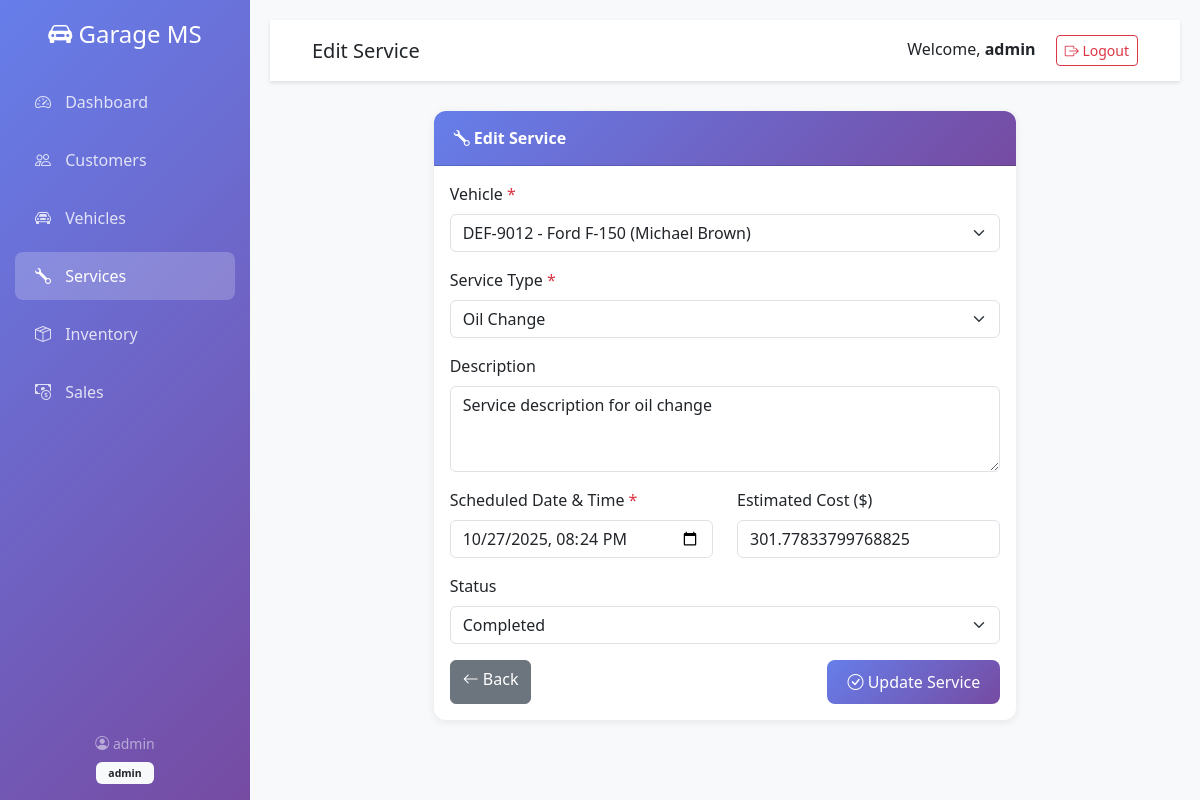
The page /services/edit/1 (signed in) on the database its author committed.
### app.py (models this page shows, shortened)
class User(UserMixin, db.Model):
    id = db.Column(db.Integer, primary_key=True)
    username = db.Column(db.String(80), unique=True, nullable=False)
    email = db.Column(db.String(120), unique=True, nullable=False)
    password_hash = db.Column(db.String(255), nullable=False)
    role = db.Column(db.String(20), default='staff')  # admin, staff
    created_at = db.Column(db.DateTime, default=datetime.utcnow)

class Service(db.Model):
    id = db.Column(db.Integer, primary_key=True)
    vehicle_id = db.Column(db.Integer, db.ForeignKey('vehicle.id'), nullable=False)
    service_type = db.Column(db.String(100), nullable=False)
    description = db.Column(db.Text)
    status = db.Column(db.String(20), default='pending')  # pending, in_progress, completed, cancelled
    cost = db.Column(db.Float, default=0.0)
    scheduled_date = db.Column(db.DateTime, nullable=False)
    completed_date = db.Column(db.DateTime)
    created_by = db.Column(db.Integer, db.ForeignKey('user.id'))
    created_at = db.Column(db.DateTime, default=datetime.utcnow)
    parts_used = db.relationship('ServicePart', backref='service', lazy=True, cascade='all, delete-orphan')

class Vehicle(db.Model):
    id = db.Column(db.Integer, primary_key=True)
    customer_id = db.Column(db.Integer, db.ForeignKey('customer.id'), nullable=False)
    make = db.Column(db.String(50), nullable=False)
    model = db.Column(db.String(50), nullable=False)
    year = db.Column(db.Integer, nullable=False)
    license_plate = db.Column(db.String(20), unique=True, nullable=False)
    vin = db.Column(db.String(50))
    color = db.Column(db.String(30))
    created_at = db.Column(db.DateTime, default=datetime.utcnow)
    services = db.relationship('Service', backref='vehicle', lazy=True)

### app.py (the view, shortened to what this page needs)
@app.route('/services/edit/<int:id>', methods=['GET', 'POST'])
@login_required
def edit_service(id):
    service = Service.query.get_or_404(id)
    vehicles = Vehicle.query.order_by(Vehicle.license_plate).all()
    return render_template('service_form.html', service=service, vehicles=vehicles)

### app.py (called while the page is built)
@login_manager.user_loader
def load_user(user_id):
    return User.query.get(int(user_id))

### templates/service_form.html (shortened to what this page needs)
{% extends "base.html" %}
{% block page_title %}{% if service %}Edit{% else %}Book New{% endif %} Service{% endblock %}
{% block content %}
<div class="row justify-content-center">
    <div class="col-md-8">
        <div class="card">
            <div class="card-header">
                <i class="bi bi-wrench"></i>
                {% if service %}Edit Service{% else %}Book New Service{% endif %}
            </div>
            <div class="card-body">
                <form method="POST">
                    <div class="mb-3">
                        <label for="vehicle_id" class="form-label">Vehicle <span class="text-danger">*</span></label>
                        <select class="form-select" id="vehicle_id" name="vehicle_id" required>
                            {% for vehicle in vehicles %}
                            <option value="{{ vehicle.id }}"
                                {% if service and service.vehicle_id == vehicle.id %}selected{% endif %}>
                                {{ vehicle.license_plate }} - {{ vehicle.make }} {{ vehicle.model }} ({{ vehicle.owner.name }})
                            </option>
                            {% endfor %}
                        </select>
                    </div>
                    <div class="mb-3">
                        <label for="service_type" class="form-label">Service Type <span class="text-danger">*</span></label>
                        <select class="form-select" id="service_type" name="service_type" required>
                            <option value="Oil Change" {% if service and service.service_type == 'Oil Change' %}selected{% endif %}>Oil Change</option>
                        </select>
                    </div>
                    <div class="mb-3">
                        <label for="description" class="form-label">Description</label>
                        <textarea class="form-control" id="description" name="description" rows="3">{{ service.description if service else '' }}</textarea>
                    </div>
                    <div class="row">
                        <div class="col-md-6 mb-3">
                            <label for="scheduled_date" class="form-label">Scheduled Date & Time <span class="text-danger">*</span></label>
                            <input type="datetime-local" class="form-control" id="scheduled_date" name="scheduled_date"
                                   value="{{ service.scheduled_date.strftime('%Y-%m-%dT%H:%M') if service else '' }}" required>
                        </div>
                        <div class="col-md-6 mb-3">
                            <label for="cost" class="form-label">Estimated Cost ($)</label>
                            <input type="number" class="form-control" id="cost" name="cost" step="0.01" min="0"
                                   value="{{ service.cost if service else '0.00' }}">
                        </div>
                    </div>
                    {% if service %}
                    <div class="mb-3">
                        <label for="status" class="form-label">Status</label>
                        <select class="form-select" id="status" name="status">
                            <option value="completed" {% if service.status == 'completed' %}selected{% endif %}>Completed</option>
                        </select>
                    </div>
                    {% endif %}
                    <div class="d-flex justify-content-between">
                        <a href="{{ url_for('services') }}" class="btn btn-secondary">
                            <i class="bi bi-arrow-left"></i> Back
                        </a>
                        <button type="submit" class="btn btn-primary">
                            <i class="bi bi-check-circle"></i> {% if service %}Update{% else %}Book{% endif %} Service
                        </button>
                    </div>
                </form>
            </div>
        </div>
    </div>
</div>
{% endblock %}

### templates/base.html (shortened to what this page needs)
<!DOCTYPE html>
<html lang="en">
<head>
    <link href="https://cdn.jsdelivr.net/npm/bootstrap@5.3.0/dist/css/bootstrap.min.css" rel="stylesheet">
    <link rel="stylesheet" href="https://cdn.jsdelivr.net/npm/bootstrap-icons@1.10.0/font/bootstrap-icons.css">
</head>
<body>
    {% if current_user.is_authenticated %}
    <div class="sidebar">
        <div class="text-center mb-4">
            <h4 class="text-white mb-0">
                <i class="bi bi-car-front-fill"></i> Garage MS
            </h4>
        </div>
        <nav class="nav flex-column">
            <a class="nav-link {% if request.endpoint == 'dashboard' %}active{% endif %}" href="{{ url_for('dashboard') }}">
                <i class="bi bi-speedometer2"></i> Dashboard
            </a>
            <a class="nav-link {% if 'customer' in request.endpoint %}active{% endif %}" href="{{ url_for('customers') }}">
                <i class="bi bi-people"></i> Customers
            </a>
            <a class="nav-link {% if 'vehicle' in request.endpoint %}active{% endif %}" href="{{ url_for('vehicles') }}">
                <i class="bi bi-car-front"></i> Vehicles
            </a>
            <a class="nav-link {% if 'service' in request.endpoint %}active{% endif %}" href="{{ url_for('services') }}">
                <i class="bi bi-wrench"></i> Services
            </a>
            <a class="nav-link {% if 'inventory' in request.endpoint or 'part' in request.endpoint %}active{% endif %}" href="{{ url_for('inventory') }}">
                <i class="bi bi-box-seam"></i> Inventory
            </a>
            <a class="nav-link {% if 'sale' in request.endpoint %}active{% endif %}" href="{{ url_for('sales') }}">
                <i class="bi bi-cash-coin"></i> Sales
            </a>
        </nav>
        <div class="position-absolute bottom-0 w-100 p-3">
            <div class="text-white-50 small text-center">
                <i class="bi bi-person-circle"></i> {{ current_user.username }}
                <br>
                <span class="badge bg-light text-dark mt-2">{{ current_user.role }}</span>
            </div>
        </div>
    </div>
    {% endif %}
    <div class="{% if current_user.is_authenticated %}main-content{% endif %}">
        {% if current_user.is_authenticated %}
        <nav class="navbar">
            <div class="container-fluid">
                <h5 class="mb-0">{% block page_title %}Dashboard{% endblock %}</h5>
                <div>
                    <span class="me-3">Welcome, <strong>{{ current_user.username }}</strong></span>
                    <a href="{{ url_for('logout') }}" class="btn btn-outline-danger btn-sm">
                        <i class="bi bi-box-arrow-right"></i> Logout
                    </a>
                </div>
            </div>
        </nav>
        {% endif %}
        <div class="container-fluid">
            {% block content %}{% endblock %}
        </div>
    </div>
</body>
</html>

### templates/base.html (style rules this page uses)
:root { --sidebar-width: 250px; }
body { font-family: 'Segoe UI', Tahoma, Geneva, Verdana, sans-serif; }
.sidebar { position: fixed; top: 0; left: 0; height: 100vh; width: var(--sidebar-width); background: linear-gradient(135deg, #667eea 0%, #764ba2 100%); padding-top: 20px; transition: all 0.3s; z-index: 1000; overflow-y: auto; }
.sidebar .nav-link { color: rgba(255, 255, 255, 0.8); padding: 12px 20px; margin: 5px 15px; border-radius: 8px; transition: all 0.3s; }
.sidebar .nav-link:hover, .sidebar .nav-link.active { background: rgba(255, 255, 255, 0.2); color: white; }
.sidebar .nav-link i { margin-right: 10px; width: 20px; }
.main-content { margin-left: var(--sidebar-width); padding: 20px; min-height: 100vh; background: #f8f9fa; }
.navbar { background: white; box-shadow: 0 2px 4px rgba(0,0,0,0.1); padding: 15px 30px; margin-bottom: 30px; }
.card { border: none; border-radius: 12px; box-shadow: 0 2px 8px rgba(0,0,0,0.08); margin-bottom: 20px; transition: transform 0.3s, box-shadow 0.3s; }
.card-header { background: linear-gradient(135deg, #667eea 0%, #764ba2 100%); color: white; border-radius: 12px 12px 0 0 !important; padding: 15px 20px; font-weight: 600; }
.btn-primary { background: linear-gradient(135deg, #667eea 0%, #764ba2 100%); border: none; border-radius: 8px; padding: 10px 20px; transition: all 0.3s; }
.badge { padding: 6px 12px; border-radius: 6px; }

### rows shown on the page
User: username "admin", role "admin"
Service: vehicle_id "DEF-9012 - Ford F-150 (Michael Brown)", service_type "Oil Change", description "Service description for oil change", scheduled_date "10/27/2025 20:24", cost "301.77833799768825", status "Completed"
